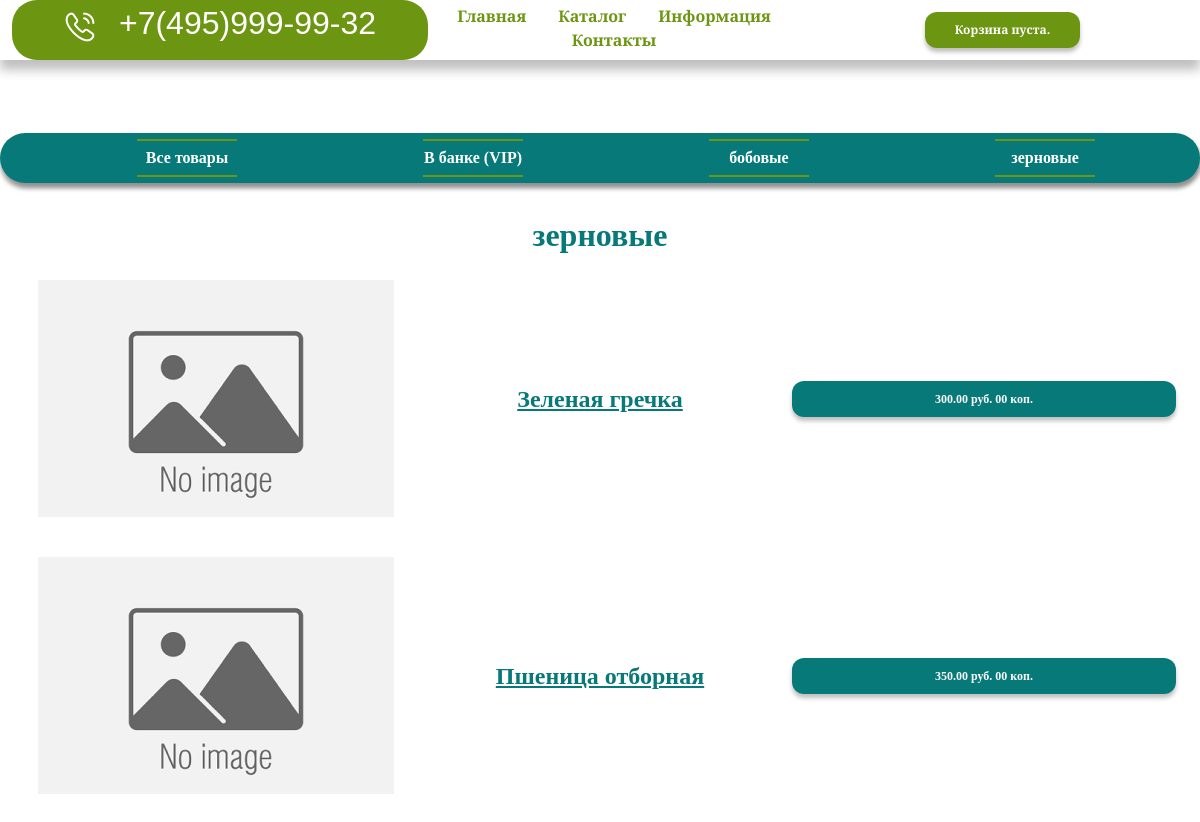
Page /category/zernovye/ on the committed database.
### shop/models.py (models this page shows, shortened)
class Category(models.Model):
    name = models.CharField(max_length=200, db_index=True)
    slug = models.SlugField(max_length=200, db_index=True, unique=True)
    class Meta:
        ordering = ('name',)
        verbose_name = 'Категория'
        verbose_name_plural = 'Категории'
    def get_absolute_url(self):
        return reverse('shop:product_list_by_category',
                       args=[self.slug])

class Product(models.Model):
    category = models.ForeignKey(Category, related_name='products', on_delete=models.CASCADE)
    name = models.CharField(max_length=200, db_index=True)
    slug = models.SlugField(max_length=200, db_index=True)
    image = models.ImageField(upload_to='products/%Y/%m/%d', blank=True)
    description = models.TextField(blank=True)
    price = models.DecimalField(max_length=0, decimal_places=2, max_digits=10)
    stock = models.PositiveIntegerField()
    available = models.BooleanField(default=True)
    created = models.DateTimeField(auto_now_add=True)
    update = models.DateTimeField(auto_now=True)
    class Meta:
        ordering = ('name', )
        verbose_name = 'Товар'
        verbose_name_plural = 'Товары'
        index_together = (('id', 'slug'), )
    def get_absolute_url(self):
        return reverse('shop:product_detail',
                       args=[self.id, self.slug])

### shop/views.py (the view)
# urls.py: path('category/<category_slug>/',  views.main_catalog, name='product_list_by_category'),
def main_catalog(request, category_slug=None):
    category = None
    categories = Category.objects.all()
    products = Product.objects.filter(available=True)
    if category_slug is not None:
        category = get_object_or_404(Category, slug=category_slug)
        products = Product.objects.filter(category__slug=category_slug)
    context = {
        'category': category,
        'categories': categories,
        'products': products
    }
    return render(request,
                  'shop/catalog.html',
                  context)

### cart/cart.py (called while the page is built)
    def __len__(self):
        return sum(item['quantity'] for item in self.cart.values())

### cart/context_processors.py (called while the page is built)
def cart(request):
    return {'cart': Cart(request)}

### shop/templates/shop/catalog.html (shortened to what this page needs)
{% extends "shop/base.html" %}
{% load static %}
{% block content %}
<div class="container-xxl body_catalog">
      <div class="row">
        <div class="category_bar text-center    ">
          <ul class="category_menu_item d-flex justify-content-around">
            <li  {% if not category %}class="selected"{% endif %}>
                <a class="category_menu_item_link" href="{% url "shop:main_catalog" %}">Все товары</a>
            </li>
                {% for c in categories %}
                    <li {% if category.slug == c.slug %}class="selected"{% endif %}>
                        <a class="category_menu_item_link" href="{{ c.get_absolute_url }}">{{ c.name }}</a>
                    </li>
                {% endfor %}
            </ul>
        </div>
      </div>
</div>
<div id="main" class="container-xxl catalog_list">
    <div class="row text-center align-items-center">
            <div id="main" class="container-xxl">
                <h1 class="category_title">{% if category is not None %}
                     {{ category.name }}
                     {% else %}Все товары{% endif %}</h1>
                    {% for product in products %}
                    <div class="container-fluid d-flex justify-content-between align-items-center product_cart">
                        <div class="col"><a href="{{ product.get_absolute_url }}">
                        <img src="{% if product.image %}{{ product.image.url }}{% else %}{% static "img/no_image.png" %}{% endif %}">
                        </a></div>
                        <div class="col">
                        <a class="product_name" href="{{ product.get_absolute_url }}">{{ product.name }}</a></div>
                        <div class="col"><form class="price_button">{{ product.price }} руб. 00 коп.</form></div>
                    </div>
                    {% endfor %}
            </div>
    </div>
</div>
{% endblock %}

### shop/static/css/base.css (style rules this page uses)
* { font-family: "Alegreya Sans", sans-serif; }
.body_catalog { margin-top: 73px; }
.category_bar { height: 50px; background: #087979; box-shadow: 2px 4px 4px rgba(0, 0, 0, 0.25), 0px 6px 4px rgba(0, 0, 0, 0.25); border-radius: 25px; }
li { display: inline; }
.category_menu_item_link { text-decoration: none; font-family: "Alegreya"; font-style: normal; font-weight: 700; font-size: 16px; line-height: 22px; color: #ffffff; }
.catalog_list { margin-top: 70px; }
.category_menu_item_link:before { content: ""; display: block; height: 2px; background:rgba(108, 150, 18, 1); width: 100px; margin: 6px auto 5px; transition: 1s; }
.category_menu_item_link:after { content: ""; display: block; height: 2px; background: rgba(108, 150, 18, 1); width: 100px; margin: 5px auto 0; transition: 1s; }
.category_title { color: #087979; font-family: "Alegreya"; font-style: normal; font-weight: 900; font-size: 32px; line-height: 44px; padding-bottom: 15px; margin-top: -40px; }
.price_button { background-color: rgba(8, 121, 121, 1); color: white; padding: 10px 30px; border-radius: 12px; border-style: none; font-family: "Alegreya"; font-style: normal; font-weight: 700; font-size: 12px; line-height: 16px; box-shadow: 0px 4px 4px rgba(0, 0, 0, 0.25); }
.product_cart { margin-bottom: 40px; }
.product_name { color: rgba(8, 121, 121, 1); font-family: "Alegreya"; font-style: normal; font-weight: 900; font-size: 24px; }

### rows in the picture
Category: name "В банке (VIP)"
Category: name "бобовые"
Category: name "зерновые"
Product: name "Зеленая гречка", price "300.00"
Product: name "Пшеница отборная", price "350.00"
